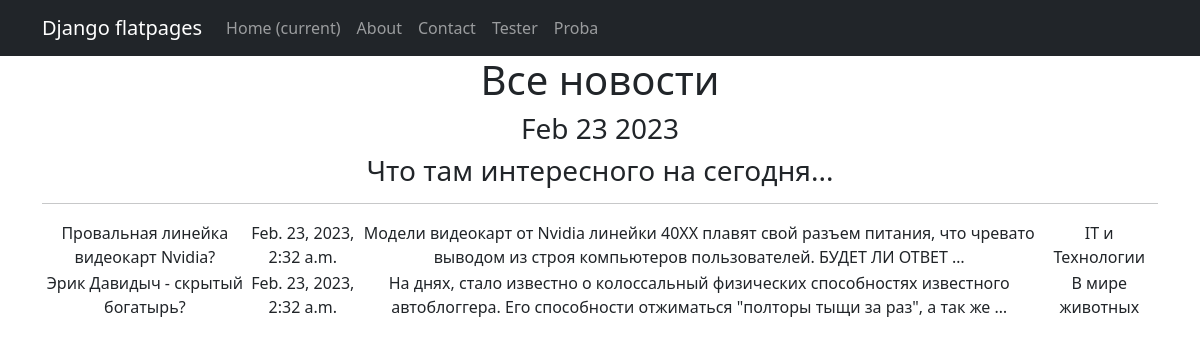
Page /news/ on the committed database.
### simpleapp/models.py (models this page shows, shortened)
class News(models.Model):
    name = models.CharField(
        max_length=100,
        unique=True,
    )
    description = models.TextField()
    dateCreation = models.DateTimeField(auto_now_add=True)
    category = models.ForeignKey(
        to='Category',
        on_delete=models.CASCADE,
        related_name='news',  # все новости в категории будут доступны через поле news
    )

class Category(models.Model):
    name = models.CharField(max_length=16, unique=True)

### simpleapp/views.py (the view)
# urls.py: path('', NewsList.as_view()),
class NewsList(ListView):
    model = News
    ordering = '-dateCreation'
    template_name = 'news.html'
    context_object_name = 'news'
    def get_context_data(self, **kwargs):
        context = super().get_context_data(**kwargs)
        context['time_now'] = datetime.utcnow()
        context['next_news'] = None
        return context

### simpleapp/templatetags/custom_tags.py (called while the page is built)
@register.simple_tag()
def current_time(format_string='%b %d %Y'):
   return datetime.utcnow().strftime(format_string)

### templates/news.html (shortened to what this page needs)
{% extends 'flatpages/default.html' %}
{% load custom_filters %}
{% load custom_tags %}
{% block content %}
   <h1>Все новости</h1>
   <h3>{% current_time '%b %d %Y' %}</h3>
    <h3> {{ next_news|default_if_none:"Что там интересного на сегодня..." }} </h3>
   <hr>
   {% if news %}
        <table>
           {% for new in news %}
           <tr>
               <td>{{ new.name }}</td>
               <td>{{ new.dateCreation }}</td>
               <td>{{ new.description|truncatewords:20 }}</td>
               <td>{{ new.category.name }}</td>
           </tr>
           {% endfor %}
       </table>
   {% else %}
       <h2>Новостей на сегодня больше нет, можно выдохнуть...</h2>
   {% endif %}
{% endblock content %}

### templates/flatpages/default.html (shortened to what this page needs)
<!DOCTYPE html>
<html lang="en">
    <head>
        {% load static %}
        <link href="{% static 'css/styles.css' %}" rel="stylesheet" />
    </head>
    <body>
        <nav class="navbar navbar-expand-lg navbar-dark bg-dark static-top">
   <div class="container">
       <a class="navbar-brand" href="#">Django flatpages</a>
       <div class="collapse navbar-collapse" id="navbarResponsive">
           <ul class="navbar-nav ml-auto">
               <li class="nav-item active">
                   <a class="nav-link" href="#">Home
                       <span class="sr-only">(current)</span>
                   </a>
               </li>
               <li class="nav-item">
                   <a class="nav-link" href="/about/">About</a>
               </li>
               <li class="nav-item">
                   <a class="nav-link" href="/contacts/">Contact</a>
               </li>
                <li class="nav-item">
                   <a class="nav-link" href="/tester/">Tester</a>
               </li>
                <li class="nav-item">
                   <a class="nav-link" href="/proba/">Proba</a>
               </li>
           </ul>
       </div>
   </div>
</nav>
        <div class="container">
            <div class="row">
                <div class="col-lg-12 text-center">
                    {% block content %}{% endblock content %}
                </div>
            </div>
        </div>
    </body>
</html>

### rows in the picture
News: name "Провальная линейка видеокарт Nvidia?", dateCreation "Feb. 23, 2023, 2:32 a.m.", description "Модели видеокарт от Nvidia линейки 40XX плавят свой разъем питания, что чревато выводом из строя компьютеров пользователей. БУДЕТ ЛИ ОТВЕТ …", category.name "IT и Технологии"
News: name "Эрик Давидыч - скрытый богатырь?", dateCreation "Feb. 23, 2023, 2:32 a.m.", description "На днях, стало известно о колоссальный физических способностях известного автоблоггера. Его способности отжиматься \"полторы тыщи за раз\", а так же …", category.name "В мире животных"

### other values in the picture
{{ next_news|default_if_none:"Что там интересного на сегодня..." }} "Что там интересного на сегодня..."
